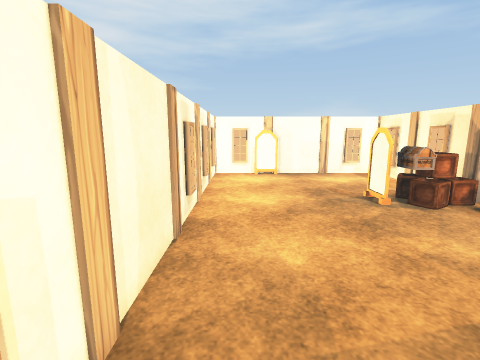
View 1 (above)

12 first-person views from a walk through a Unity game level. The camera is 1.4 m above the floor, tilts 10° down and sees 85° across. The floor is counted in squares, 0.5 m on a side. Each view is taken from the middle of a square. On the plan, view 1 faces up. The plan holds only what a view shows up to about 19 squares ahead; the rest is blank. The place goes on beyond the plan. Some animated figures are left out. Door leaves are left out, so doorways stand open. Some surface patterns are stand-ins.

View 2
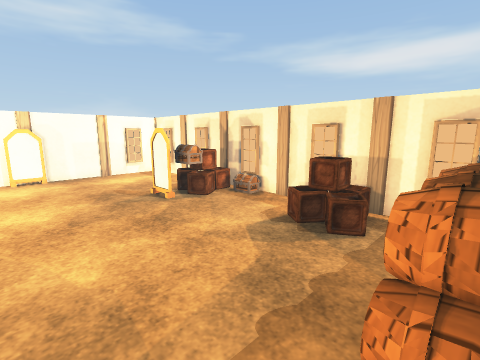

View 3
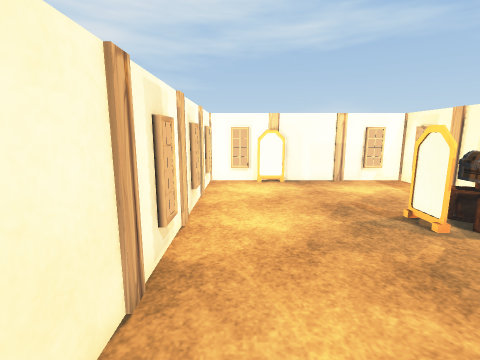

View 4
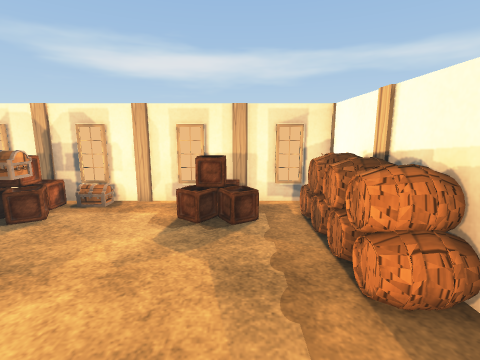

View 5
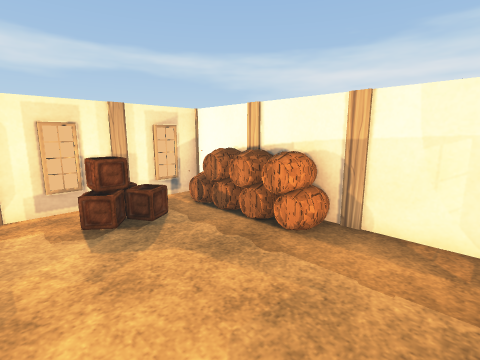

View 6
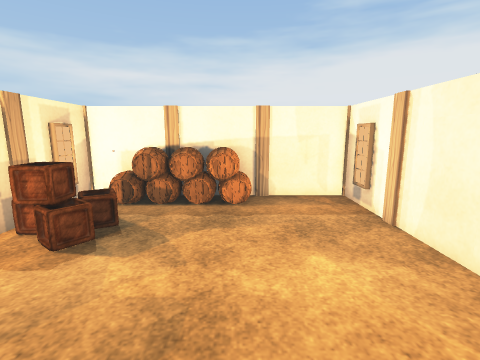

View 7
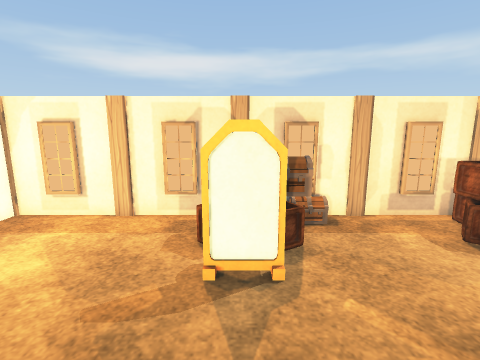

View 8
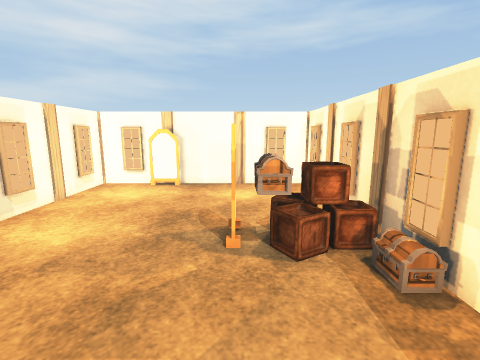

View 9
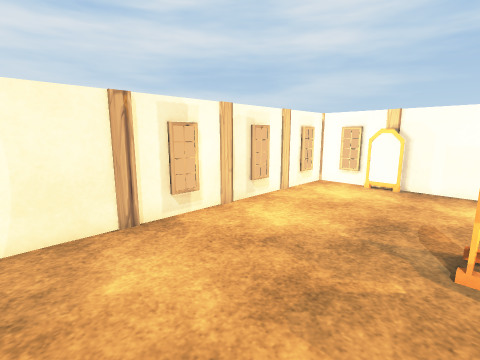

View 10
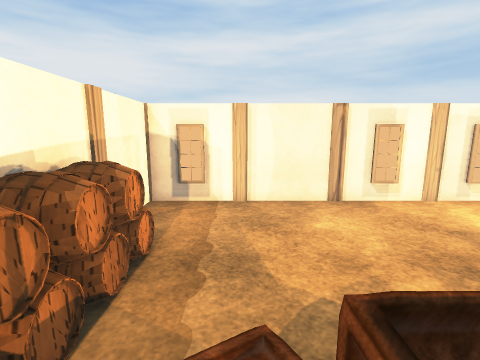

View 11
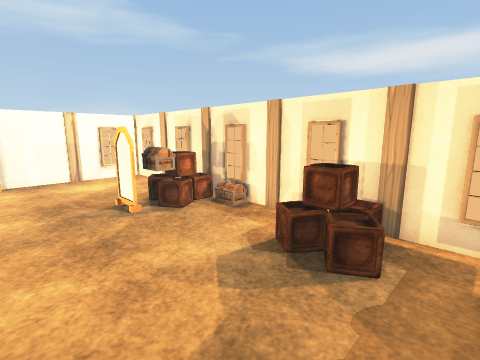

View 12
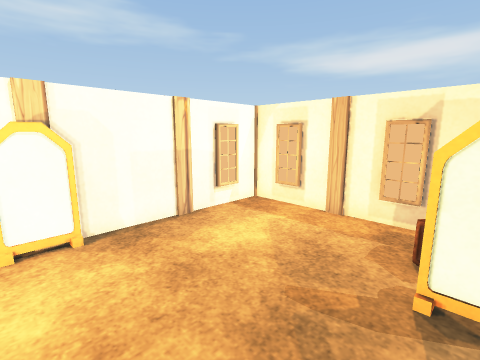

### Floor plan
Points are (right, up) in squares from view 1. A wall is a line through its corners. A room is listed if a view was taken in it or the views show most of it. See-through windows are left out.
Room 1 (views 1, 2, 3, 4, 5, 6, 7, 8, 9, 10, 11, 12)
walls: (-1.6, 9.6) (-1.6, 8.4); (9.6, 8.4) (9.6, 9.6); (9.6, 12.4) (9.6, 13.6); (-1.6, 13.6) (-1.6, 12.4); (9.6, 4.4) (9.6, 5.6); (-1.6, 1.6) (-1.6, 0.4); (9.6, 16.4) (9.6, 17.6); (0.6, 18.6) (-0.6, 18.6); (-1.6, 17.6) (-1.6, 16.4); (9.6, 0.4) (9.6, 1.6); (8.6, 18.6) (7.4, 18.6); (-1.8, -0.8) (9.8, -0.8) (9.8, 18.8) (-1.8, 18.8) (-1.8, -0.8)
ways out: open door at (-1.1, 4.9); open door at (3.9, 18.1)
objects: mirror (1, 18) to (2, 18); barrel (3, 0); barrel (4, -1); barrel (5, 0); barrel (5, 1); mirror (6, 10) to (6, 11); other object (7, 9) to (7, 11); crate (8, 4) to (9, 4); crate (8, 11) to (9, 11); barrel (9, 0)

Positions as (right, up) in squares from view 1, and headings:
1: (0, 0), facing up
2: (0, 0), facing up-right
3: (0, 3), facing up
4: (-1, 3), facing right
5: (-1, 7), facing down-right
6: (3, 11), facing down
7: (1, 11), facing right
8: (6, 4), facing up
9: (6, 4), facing up-left
10: (9, 3), facing left
11: (2, 1), facing up-right
12: (1, 11), facing up-right
